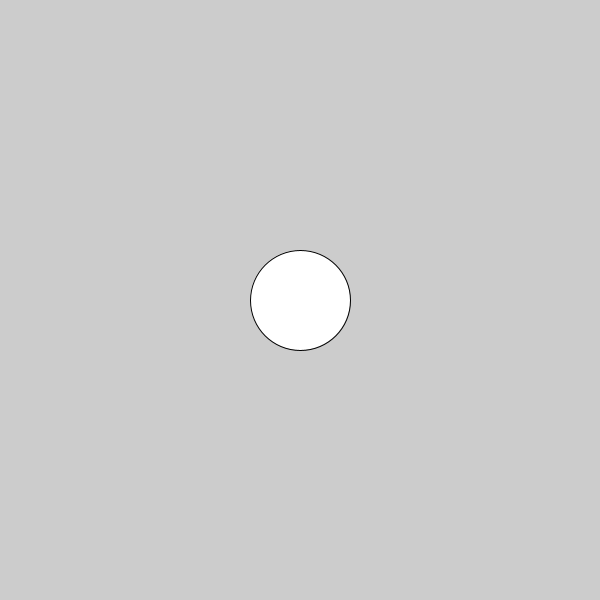
Frame 1 (no input)
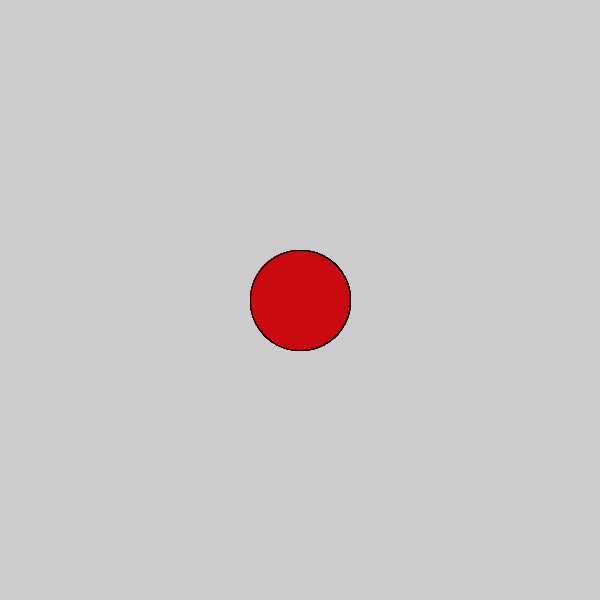
Frame 60 (the mouse pressed at the canvas centre just before this capture)
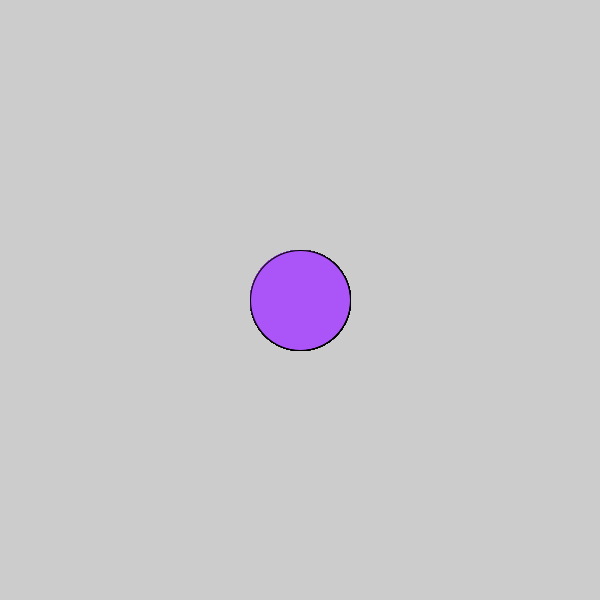
Frame 120 (the mouse held since frame 60 and released just before this capture)

The Processing sketch that drew these frames (run headless with seeded random() and noise(); from frame 60 on, the mouse is pressed at the canvas centre):

// Processing sketch: c_LogicalDot
// ── c_LogicalDot.pde

void setup() {
  
// 1. Set the size of the sketch. Make it 600 pixels square. 
  
size(600,600);
}

void draw() {
  
// 2. Draw an ellipse
// Run the program to make sure it works before moving on.
ellipse(300,300, 100,100);

// 3. Change the color of the ellipse when the mouse is pressed.
//    Use the following code, but put your colors where indicated
//    Remember to use the   fill()  command to set colors.

if (mousePressed) {
  fill(#ab54f7);
} else {
  fill(#c90a10);
}  
  
  
  
}
